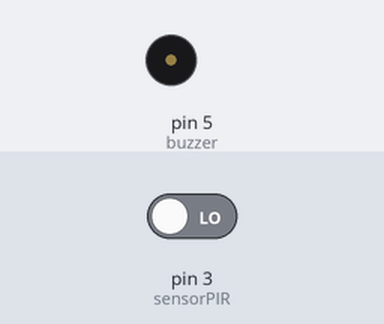
Bench run of a sketch on a simulated Arduino Uno, built with avr-gcc and run on an emulated ATmega328P. Shown: buzzer (waves = sounding). Inputs (shaded band) come from the test bench; at power-on: pin 3 (sensorPIR) LOW.

Above: at 1.2 s.
1.3 s: pin 3 (sensorPIR) driven HIGH
At 1.6 s:
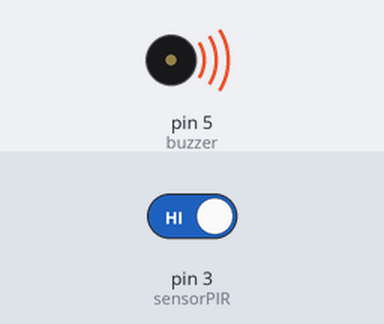
2.8 s: pin 3 (sensorPIR) driven LOW
At 3.9 s:
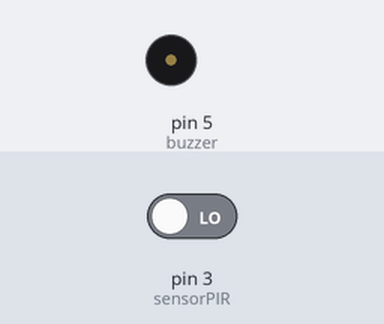
Timing chart, 0 to 5.8 s (numbered marks = the images above; inputs shaded):
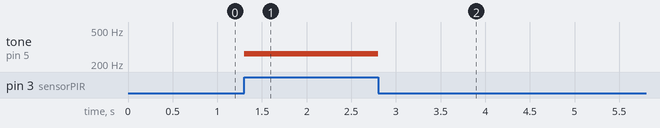

Measured:
- after the input at 1.3 s, tone on pin 5 (buzzer): silent → 264 Hz at once
- after the input at 2.8 s, tone on pin 5 (buzzer): 264 Hz → silent at once

The sketch:

ATV_-_07_alarme_com_sensor_pir.ino
```cpp
int sensorPIR = 3;
int buzzer = 5;

void setup()
{
  pinMode(sensorPIR,INPUT);
  pinMode(buzzer,OUTPUT);
}

void loop()
{
 int detectarPresenca = digitalRead(sensorPIR);
   if(detectarPresenca == 1){
 tone(buzzer,264);
 }else{
   noTone(buzzer);

 }

}
```
